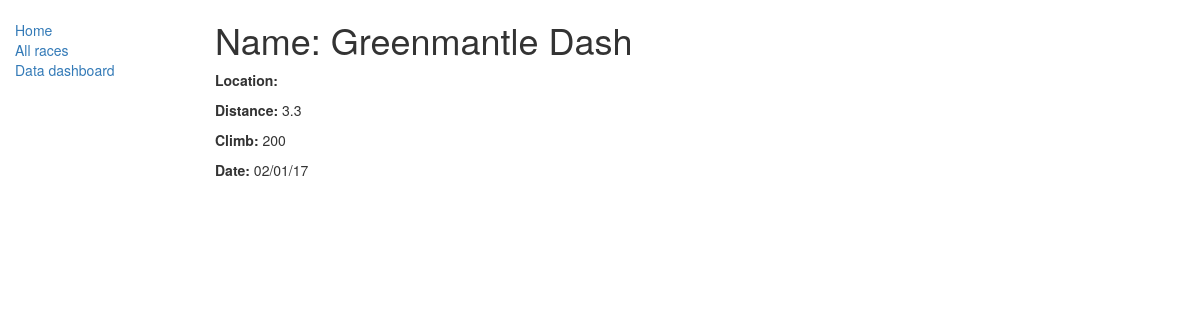
/catalog/race/2, run on the app's committed database.
### catalog/models.py (models this page shows, shortened)
class Race(models.Model):
    name = models.CharField(max_length=50)
    location = models.CharField(max_length=50)
    date = models.CharField(max_length=10)
    distance = models.FloatField()
    climb = models.IntegerField()

### catalog/views.py (the view)
# urls.py: url(r'^race/(?P<pk>\d+)$', views.RaceDetailView.as_view(), name='race-detail'),
class RaceDetailView(generic.DetailView):
    model = Race

### catalog/templates/catalog/race_detail.html
{% extends "base_generic.html" %}
{% block content %}
  <h1>Name: {{ race.name }}</h1>
  <p><strong>Location:</strong> {{ race.model }}</p>
  <p><strong>Distance:</strong> {{ race.distance }}</p>
  <p><strong>Climb:</strong> {{ race.climb }}</p>
  <p><strong>Date:</strong> {{ race.date }}</p>
{% endblock %}

### data on the page
Race: name "Greenmantle Dash", distance "3.3", climb "200", date "02/01/17"
